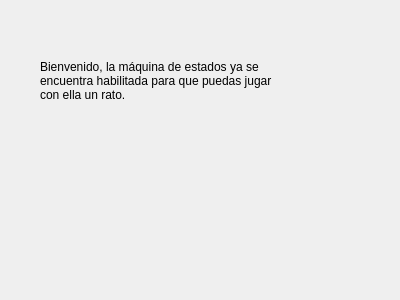
<?xml version="1.0" encoding="UTF-8"?>
<ui version="4.0">
 <class>Inicio</class>
 <widget class="QWidget" name="Inicio">
  <property name="geometry">
   <rect>
    <x>0</x>
    <y>0</y>
    <width>400</width>
    <height>300</height>
   </rect>
  </property>
  <property name="windowTitle">
   <string>Form</string>
  </property>
  <widget class="QLabel" name="label">
   <property name="geometry">
    <rect>
     <x>40</x>
     <y>30</y>
     <width>241</width>
     <height>101</height>
    </rect>
   </property>
   <property name="frameShadow">
    <enum>QFrame::Plain</enum>
   </property>
   <property name="text">
    <string>Bienvenido, la máquina de estados ya se encuentra habilitada para que puedas jugar con ella un rato.</string>
   </property>
   <property name="wordWrap">
    <bool>true</bool>
   </property>
  </widget>
 </widget>
 <resources/>
 <connections/>
</ui>
